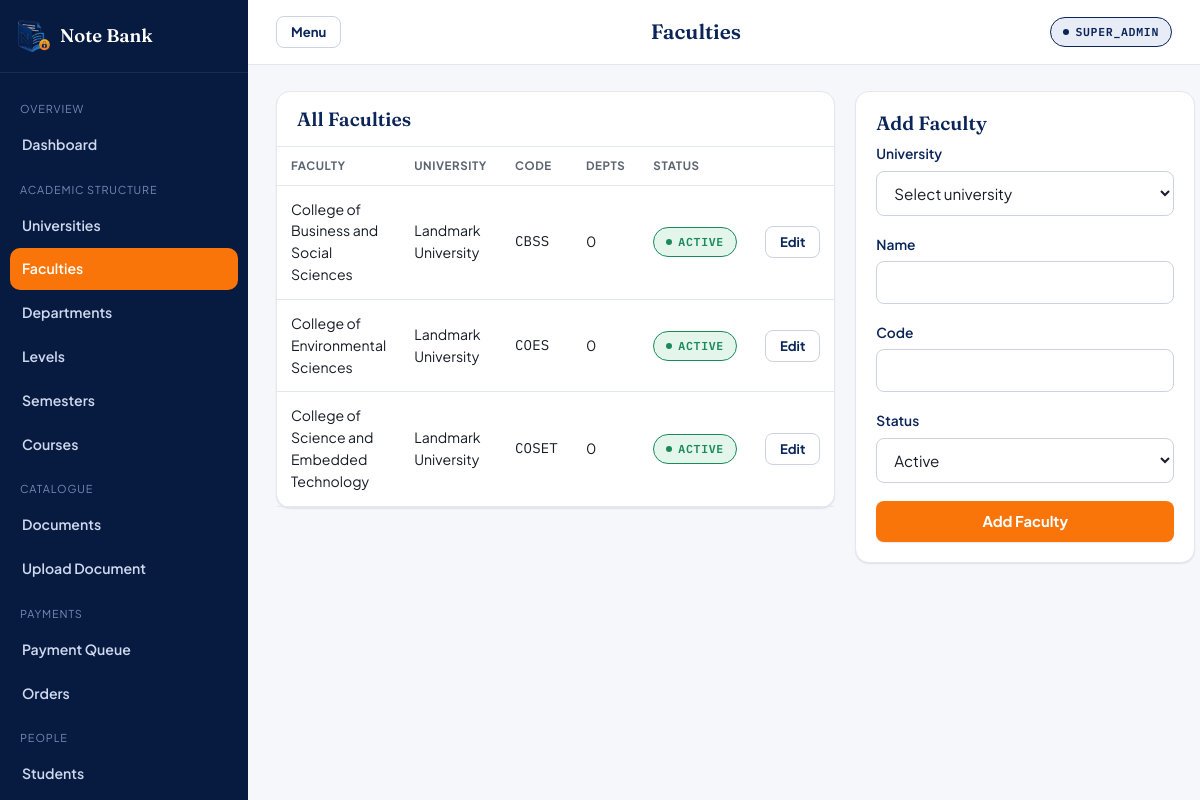
Screenshot of /admin/faculties.php (signed in) with the database file from the repository.
### tables this page shows
CREATE TABLE IF NOT EXISTS faculties (
    id              INT UNSIGNED AUTO_INCREMENT PRIMARY KEY,
    university_id   INT UNSIGNED    NOT NULL,
    name            VARCHAR(190)    NOT NULL,
    code            VARCHAR(20)     NOT NULL,
    status          ENUM('active','inactive') NOT NULL DEFAULT 'active',
    created_at      DATETIME        NOT NULL DEFAULT CURRENT_TIMESTAMP,
    UNIQUE KEY uq_faculties_uni_code (university_id, code),
    KEY idx_faculties_university (university_id),
    CONSTRAINT fk_faculties_university FOREIGN KEY (university_id) REFERENCES universities(id) ON DELETE RESTRICT ON UPDATE CASCADE
);

CREATE TABLE IF NOT EXISTS universities (
    id          INT UNSIGNED AUTO_INCREMENT PRIMARY KEY,
    name        VARCHAR(190)    NOT NULL,
    code        VARCHAR(20)     NOT NULL,
    country     VARCHAR(100)    NOT NULL DEFAULT 'Nigeria',
    status      ENUM('active','inactive') NOT NULL DEFAULT 'active',
    created_at  DATETIME        NOT NULL DEFAULT CURRENT_TIMESTAMP,
    UNIQUE KEY uq_universities_code (code)
);

### includes/functions.php (called while the page is built, shortened)
<?php
function e(?string $value): string
{
    return htmlspecialchars($value ?? '', ENT_QUOTES, 'UTF-8');
}
function base_url(string $path = ''): string
{
    $scheme = (!empty($_SERVER['HTTPS']) && $_SERVER['HTTPS'] !== 'off') ? 'https' : 'http';
    $host = $_SERVER['HTTP_HOST'] ?? 'localhost';
    $baseUrl = $scheme . '://' . $host;
    return rtrim($baseUrl, '/') . '/' . ltrim($path, '/');
}
function asset_url(string $path): string
{
    return base_url('assets/' . ltrim($path, '/'));
}

### includes/auth.php (called while the page is built, shortened)
<?php
require_once __DIR__ . '/functions.php';
function current_admin(): ?array
{
    return $_SESSION['admin'] ?? null;
}
function require_admin(array $roles = []): array
{
    $admin = current_admin();
    return $admin;
}

### admin/faculties.php (the view, shortened to what this page needs)
<?php
require_once __DIR__ . '/../includes/functions.php';
require_once __DIR__ . '/../includes/auth.php';
$admin = require_admin();
$db = get_db();
$editing = null;
$universities = $db->query('SELECT id, name FROM universities ORDER BY name')->fetchAll();
$faculties = $db->query(
    "SELECT f.*, u.name AS university_name, (SELECT COUNT(*) FROM departments d WHERE d.faculty_id = f.id) AS department_count
     FROM faculties f JOIN universities u ON u.id = f.university_id ORDER BY u.name, f.name"
)->fetchAll();
$pageTitle = 'Faculties';
require __DIR__ . '/../includes/partials/admin_header.php';
?>
<div style="display:grid; grid-template-columns: 1fr 340px; gap:20px; align-items:start;">
  <div class="nb-card" style="padding:0;">
    <div style="padding:16px 20px; border-bottom:1px solid var(--nb-line);"><h3 style="margin:0;">All Faculties</h3></div>
    <?php if (!$faculties): ?>
      <div class="nb-empty"><h3>No faculties yet</h3><p>Add a university first, then create its faculties here.</p></div>
    <?php else: ?>
    <table class="nb-table">
      <thead><tr><th>Faculty</th><th>University</th><th>Code</th><th>Depts</th><th>Status</th><th></th></tr></thead>
      <tbody>
      <?php foreach ($faculties as $f): ?>
        <tr>
          <td><?= e($f['name']) ?></td>
          <td><?= e($f['university_name']) ?></td>
          <td class="nb-mono"><?= e($f['code']) ?></td>
          <td><?= (int) $f['department_count'] ?></td>
          <td><span class="nb-stamp nb-stamp--<?= $f['status'] === 'active' ? 'approved' : 'rejected' ?>"><?= e($f['status']) ?></span></td>
          <td><a href="?edit=<?= (int) $f['id'] ?>" class="nb-btn nb-btn--ghost nb-btn--sm">Edit</a></td>
        </tr>
      <?php endforeach; ?>
      </tbody>
    </table>
    <?php endif; ?>
  </div>
  <div class="nb-card" style="padding:20px;">
    <h3><?= $editing ? 'Edit Faculty' : 'Add Faculty' ?></h3>
    <?php if (!$universities): ?>
      <p class="nb-hint">Create a university before adding faculties.</p>
    <?php else: ?>
    <form method="post">
      <div class="nb-field">
        <label class="nb-label" for="university_id">University</label>
        <select class="nb-select" id="university_id" name="university_id" required>
          <option value="">Select university</option>
        </select>
      </div>
      <div class="nb-field">
        <label class="nb-label" for="name">Name</label>
        <input class="nb-input" id="name" name="name" required value="<?= e($editing['name'] ?? '') ?>">
      </div>
      <div class="nb-field">
        <label class="nb-label" for="code">Code</label>
        <input class="nb-input" id="code" name="code" required maxlength="20" value="<?= e($editing['code'] ?? '') ?>">
      </div>
      <div class="nb-field">
        <label class="nb-label" for="status">Status</label>
        <select class="nb-select" id="status" name="status">
          <option value="active" <?= ($editing['status'] ?? 'active') === 'active' ? 'selected' : '' ?>>Active</option>
        </select>
      </div>
      <button type="submit" class="nb-btn nb-btn--primary nb-btn--block"><?= $editing ? 'Save Changes' : 'Add Faculty' ?></button>
    </form>
    <?php endif; ?>
  </div>
</div>
<?php require __DIR__ . '/../includes/partials/admin_footer.php'; ?>

### includes/partials/admin_header.php (shortened to what this page needs)
<?php
$__current = basename($_SERVER['SCRIPT_NAME']);
$__nav = [
    'Overview' => [
        ['dashboard.php', 'Dashboard'],
    ],
    'Academic Structure' => [
        ['universities.php', 'Universities'],
        ['faculties.php', 'Faculties'],
        ['departments.php', 'Departments'],
        ['levels.php', 'Levels'],
        ['semesters.php', 'Semesters'],
        ['courses.php', 'Courses'],
    ],
    'Catalogue' => [
        ['documents.php', 'Documents'],
        ['uploads.php', 'Upload Document'],
    ],
    'Payments' => [
        ['payments.php', 'Payment Queue'],
        ['orders.php', 'Orders'],
    ],
    'People' => [
        ['students.php', 'Students'],
    ],
    'Insights' => [
        ['reports.php', 'Reports'],
        ['settings.php', 'Settings'],
    ],
];
?><!doctype html>
<html lang="en">
<head>
<link rel="stylesheet" href="<?= asset_url('css/base.css') ?>">
<link rel="stylesheet" href="<?= asset_url('css/admin.css') ?>">
</head>
<body>
<div class="nb-admin">
  <aside class="nb-admin__sidebar" id="nbSidebar">
    <div class="nb-admin__brand">
      <img src="<?= asset_url('images/logo-mark-48.png') ?>" alt="">
      <span>Note Bank</span>
    </div>
    <nav class="nb-admin__nav">
      <?php foreach ($__nav as $__group => $__links): ?>
        <div class="nb-admin__nav-label"><?= e($__group) ?></div>
        <?php foreach ($__links as [$__href, $__label]): ?>
          <a href="<?= e($__href) ?>" class="<?= $__current === $__href ? 'is-active' : '' ?>"><?= e($__label) ?></a>
        <?php endforeach; ?>
      <?php endforeach; ?>
    </nav>
  </aside>
  <div class="nb-admin__main">
    <header class="nb-admin__topbar">
      <button type="button" class="nb-btn nb-btn--ghost nb-btn--sm" id="nbSidebarToggle" style="display:none;">Menu</button>
      <h1><?= e($pageTitle ?? '') ?></h1>
      <div class="nb-admin__who">
        <span class="nb-stamp nb-stamp--unlocked"><?= e($admin['role'] ?? '') ?></span>
      </div>
    </header>
    <main class="nb-admin__content">

### includes/partials/admin_footer.php (shortened to what this page needs)
    </main>
  </div>
</div>
</body>
</html>

### assets/css/base.css (style rules this page uses)
:root { --nb-navy-900: #071B40; --nb-navy-800: #0B2559; --nb-navy-700: #14336F; --nb-navy-100: #E7ECF7; --nb-orange-600: #E4670A; --nb-orange-500: #F97509; --nb-orange-100: #FFE9D6; --nb-paper: #F5F7FB; --nb-surface: #FFFFFF; --nb-ink: #171B26; --nb-muted: #5B6472; --nb-faint: #8A93A3; --nb-line: #E3E7EF; --nb-line-strong: #CBD2E0; --nb-success: #1B8A5A; --nb-success-bg: #E4F5EC; --nb-warning: #B36B00; --nb-warning-bg: #FFF1DC; --nb-danger: #C23B3B; --nb-danger-bg: #FBE9E9; --nb-info: #2461C0; --nb-info-bg: #E8F0FD; --nb-font-display: 'Fraunces', 'Iowan Old Style', 'Georgia', serif; --nb-font-body: 'Plus Jakarta Sans', -apple-system, BlinkMacSystemFont, 'Segoe UI', sans-serif; --nb-font-mono: 'IBM Plex Mono', 'SFMono-Regular', Menlo, monospace; --nb-radius-sm: 8px; --nb-radius-md: 14px; --nb-radius-lg: 22px; --nb-shadow-sm: 0 1px 2px rgba(11, 37, 89, 0.06), 0 1px 1px rgba(11, 37, 89, 0.04); --nb-shadow-md: 0 8px 24px rgba(11, 37, 89, 0.10); --nb-shadow-lg: 0 20px 48px rgba(11, 37, 89, 0.16); --nb-ease: cubic-bezier(0.2, 0.8, 0.2, 1); }
*, *::before, *::after { box-sizing: border-box; }
html { -webkit-text-size-adjust: 100%; }
body { margin: 0; background: var(--nb-paper); color: var(--nb-ink); font-family: var(--nb-font-body); font-size: 15px; line-height: 1.55; -webkit-font-smoothing: antialiased; }
h1, h2, h3 { font-family: var(--nb-font-display); font-weight: 600; line-height: 1.15; margin: 0 0 0.5em; color: var(--nb-navy-800); }
h1 { font-size: clamp(1.8rem, 1.4rem + 1.6vw, 2.8rem); }
h3 { font-size: 1.2rem; }
a { color: var(--nb-navy-700); text-decoration: none; }
img { max-width: 100%; display: block; }
.nb-mono { font-family: var(--nb-font-mono); letter-spacing: 0.01em; }
.nb-btn { display: inline-flex; align-items: center; justify-content: center; gap: 8px; font-family: var(--nb-font-body); font-weight: 700; font-size: 0.92rem; border-radius: var(--nb-radius-sm); padding: 11px 20px; border: 1px solid transparent; cursor: pointer; transition: transform 0.12s var(--nb-ease), box-shadow 0.12s var(--nb-ease), background-color 0.12s var(--nb-ease); line-height: 1.2; }
.nb-btn--primary { background: var(--nb-orange-500); color: #fff; box-shadow: var(--nb-shadow-sm); }
.nb-btn--ghost { background: transparent; color: var(--nb-navy-800); border-color: var(--nb-line-strong); }
.nb-btn--sm { padding: 7px 14px; font-size: 0.82rem; }
.nb-btn--block { width: 100%; }
.nb-field { margin-bottom: 18px; }
.nb-label { display: block; font-weight: 600; font-size: 0.86rem; margin-bottom: 6px; color: var(--nb-navy-800); }
.nb-input, .nb-select, .nb-textarea { width: 100%; font-family: var(--nb-font-body); font-size: 0.95rem; padding: 11px 13px; border: 1.5px solid var(--nb-line-strong); border-radius: var(--nb-radius-sm); background: #fff; color: var(--nb-ink); transition: border-color 0.12s var(--nb-ease), box-shadow 0.12s var(--nb-ease); }
.nb-card { background: var(--nb-surface); border: 1px solid var(--nb-line); border-radius: var(--nb-radius-md); box-shadow: var(--nb-shadow-sm); }
.nb-stamp { display: inline-flex; align-items: center; gap: 6px; font-family: var(--nb-font-mono); font-weight: 600; font-size: 0.72rem; letter-spacing: 0.06em; text-transform: uppercase; padding: 5px 12px; border-radius: 999px; border: 1.5px solid currentColor; white-space: nowrap; }
.nb-stamp::before { content: ''; width: 6px; height: 6px; border-radius: 50%; background: currentColor; }
.nb-stamp--approved { color: var(--nb-success); background: var(--nb-success-bg); }
.nb-stamp--unlocked { color: var(--nb-navy-800); background: var(--nb-navy-100); }
.nb-table { width: 100%; border-collapse: collapse; font-size: 0.88rem; }
.nb-table th { text-align: left; font-size: 0.72rem; letter-spacing: 0.05em; text-transform: uppercase; color: var(--nb-muted); padding: 10px 14px; border-bottom: 1.5px solid var(--nb-line); }
.nb-table td { padding: 13px 14px; border-bottom: 1px solid var(--nb-line); vertical-align: middle; }

### rows the page displays
faculties: name "College of Business and Social Sciences", university.name "Landmark University", code "CBSS", department_count "0", status "ACTIVE"
faculties: name "College of Environmental Sciences", university.name "Landmark University", code "COES", department_count "0", status "ACTIVE"
faculties: name "College of Science and Embedded Technology", university.name "Landmark University", code "COSET", department_count "0", status "ACTIVE"

### other values shown
$__group "OVERVIEW"
$__label "Dashboard"
$__group "ACADEMIC STRUCTURE"
$__label "Universities"
$__label "Faculties"
$__label "Departments"
$__label "Levels"
$__label "Semesters"
$__label "Courses"
$__group "CATALOGUE"
$__label "Documents"
$__label "Upload Document"
$__group "PAYMENTS"
$__label "Payment Queue"
$__label "Orders"
